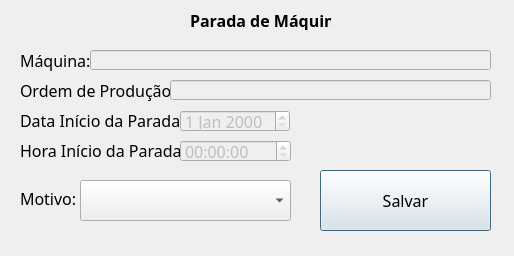
<?xml version="1.0" encoding="UTF-8"?>
<ui version="4.0">
 <class>TelaDeParada</class>
 <widget class="QDialog" name="TelaDeParada">
  <property name="geometry">
   <rect>
    <x>0</x>
    <y>0</y>
    <width>514</width>
    <height>256</height>
   </rect>
  </property>
  <property name="font">
   <font>
    <family>Trebuchet MS</family>
    <pointsize>12</pointsize>
    <weight>50</weight>
    <bold>false</bold>
   </font>
  </property>
  <property name="windowTitle">
   <string>Dialog</string>
  </property>
  <widget class="QLabel" name="labelTitulo">
   <property name="geometry">
    <rect>
     <x>190</x>
     <y>10</y>
     <width>141</width>
     <height>20</height>
    </rect>
   </property>
   <property name="font">
    <font>
     <family>Trebuchet MS</family>
     <pointsize>12</pointsize>
     <weight>75</weight>
     <bold>true</bold>
    </font>
   </property>
   <property name="text">
    <string>Parada de Máquina</string>
   </property>
  </widget>
  <widget class="QLabel" name="labelMaquina">
   <property name="geometry">
    <rect>
     <x>20</x>
     <y>50</y>
     <width>71</width>
     <height>21</height>
    </rect>
   </property>
   <property name="text">
    <string>Máquina:</string>
   </property>
  </widget>
  <widget class="QLabel" name="labelOP">
   <property name="geometry">
    <rect>
     <x>20</x>
     <y>80</y>
     <width>151</width>
     <height>21</height>
    </rect>
   </property>
   <property name="text">
    <string>Ordem de Produção:</string>
   </property>
  </widget>
  <widget class="QLabel" name="labelDataInicio">
   <property name="geometry">
    <rect>
     <x>20</x>
     <y>110</y>
     <width>161</width>
     <height>21</height>
    </rect>
   </property>
   <property name="text">
    <string>Data Início da Parada:</string>
   </property>
  </widget>
  <widget class="QLabel" name="labelHorainicio">
   <property name="geometry">
    <rect>
     <x>20</x>
     <y>140</y>
     <width>161</width>
     <height>21</height>
    </rect>
   </property>
   <property name="text">
    <string>Hora Início da Parada:</string>
   </property>
  </widget>
  <widget class="QLabel" name="labelMotivo">
   <property name="geometry">
    <rect>
     <x>20</x>
     <y>190</y>
     <width>61</width>
     <height>16</height>
    </rect>
   </property>
   <property name="text">
    <string>Motivo:</string>
   </property>
  </widget>
  <widget class="QLineEdit" name="lineEditMaquina">
   <property name="enabled">
    <bool>false</bool>
   </property>
   <property name="geometry">
    <rect>
     <x>90</x>
     <y>50</y>
     <width>401</width>
     <height>20</height>
    </rect>
   </property>
  </widget>
  <widget class="QLineEdit" name="lineEditOP">
   <property name="enabled">
    <bool>false</bool>
   </property>
   <property name="geometry">
    <rect>
     <x>170</x>
     <y>80</y>
     <width>321</width>
     <height>20</height>
    </rect>
   </property>
  </widget>
  <widget class="QComboBox" name="comboBoxMotivo">
   <property name="geometry">
    <rect>
     <x>80</x>
     <y>180</y>
     <width>211</width>
     <height>41</height>
    </rect>
   </property>
  </widget>
  <widget class="QDateEdit" name="dateEditDataInicio">
   <property name="enabled">
    <bool>false</bool>
   </property>
   <property name="geometry">
    <rect>
     <x>180</x>
     <y>110</y>
     <width>110</width>
     <height>22</height>
    </rect>
   </property>
  </widget>
  <widget class="QTimeEdit" name="timeEditHoraInicio">
   <property name="enabled">
    <bool>false</bool>
   </property>
   <property name="geometry">
    <rect>
     <x>180</x>
     <y>140</y>
     <width>111</width>
     <height>22</height>
    </rect>
   </property>
  </widget>
  <widget class="QPushButton" name="pushButtonSalvar">
   <property name="geometry">
    <rect>
     <x>320</x>
     <y>170</y>
     <width>171</width>
     <height>61</height>
    </rect>
   </property>
   <property name="text">
    <string>Salvar</string>
   </property>
  </widget>
 </widget>
 <resources/>
 <connections/>
</ui>
